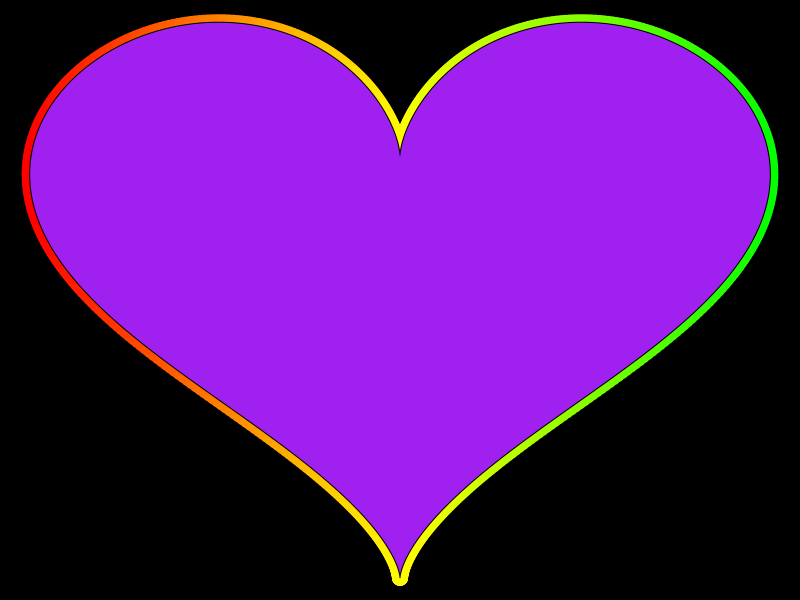

Recreate this plot in R.
#Heart Curve
#create a sequnce of angles from 0 to 2*pi
# seq(from , to , by)
t = seq(0,2*pi,0.01)

#coordinates
x = 16*sin(t)^3
y = 13*cos(t) -5*cos(2*t) -2*cos(3*t) -cos(4*t)

#customizing the plot
par(bg='black',mar=rep(0,4)) #black background & no margins

#create a gradient color function
color.gradient <- function(x,colors=c('red','yellow','green'),colsteps=100){
  return(colorRampPalette(colors)(colsteps)[findInterval(x,seq(min(x),max(x),length.out=colsteps))])
}

#plot the curve
plot(x,y,col=color.gradient(x),cex=2,pch=19)
#cex scale the view & pch is point character 19==dots

#we can use polygon function to fill it
polygon(x,y,col='purple')
